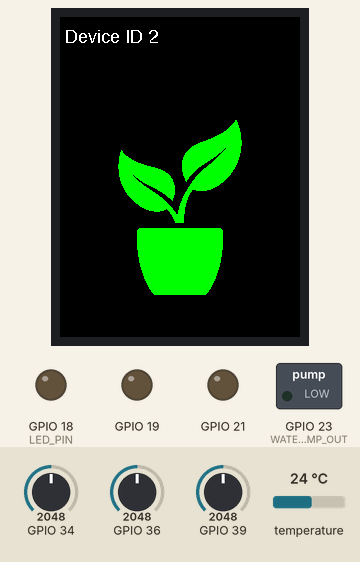
A program run on a simulated ESP32. Shown: 240×320 colour display, switched loads named in the program (green lamp = pin HIGH), output pins drawn as LEDs (lit = HIGH). The inputs (shaded band) are chosen by the test bench; at power-on: GPIO 36 = 2048, GPIO 39 = 2048, GPIO 34 = 2048, temperature 24 °C. WiFi joins after 1.5 s; servers stay silent unless stated; network time is answered at once with the bench clock; the local clock reads 2024-03-15 10:24:30 at power-on unless the program sets it; what the program prints to the serial monitor is not drawn.

Above: at 0.7 s.
At 5.4 s:
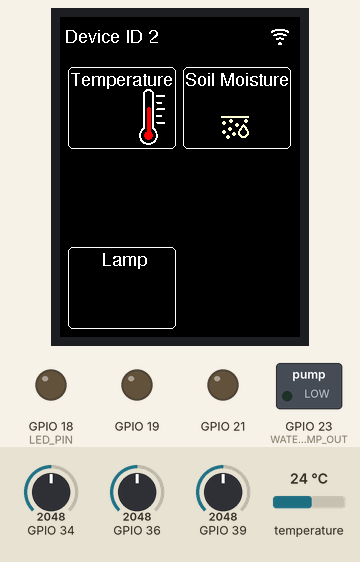
5.5 s: GPIO 36 set to 3460
8.5 s: GPIO 36 set to 3525
13.0 s: GPIO 39 set to 1390
At 22.7 s:
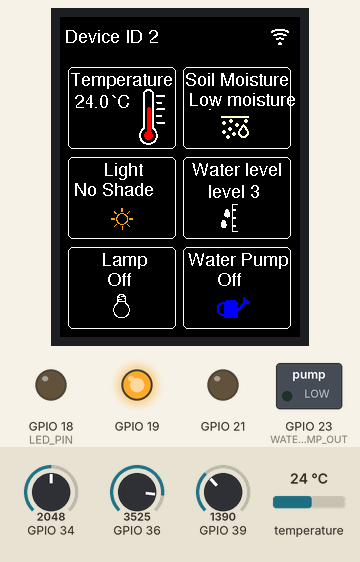
25.7 s: GPIO 39 set to 1338
At 38.5 s:
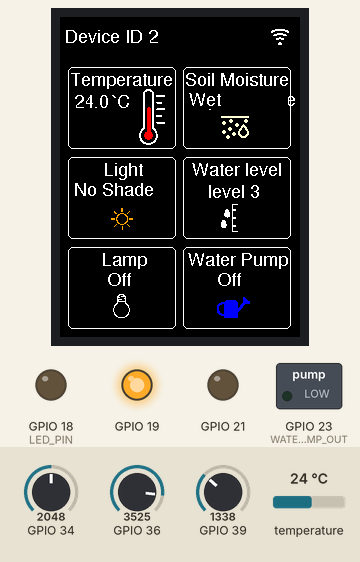
38.8 s: GPIO 39 set to 669
48.2 s: GPIO 39 set to 608
At 58.3 s:
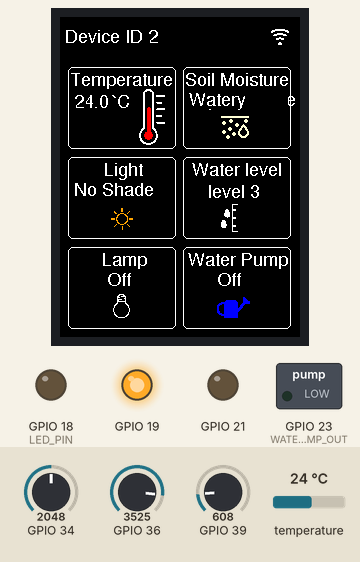
Timing chart, 0 to 59.4 s (numbered marks = the images above; inputs shaded):
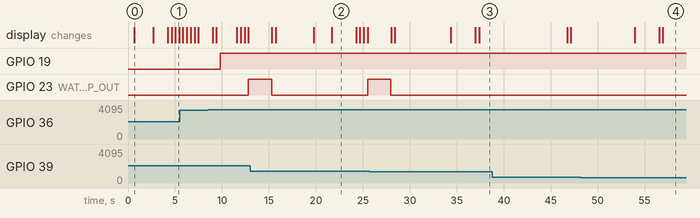

The program:

main.cpp
```cpp
#include <Arduino.h>
#include <OneWire.h>
#include <DallasTemperature.h>
#include <SD.h>

#include <NTPClient.h>
#include <WiFiUdp.h>

#if defined(ESP32)
#include <WiFi.h>
#include <FirebaseESP32.h>
#elif defined(ESP8266)
#include <ESP8266WiFi.h>
#include <FirebaseESP8266.h>
#endif

// Display
#include <Adafruit_GFX.h>
#include <MCUFRIEND_kbv.h>

const int TS_LEFT = 760, TS_RT = 135, TS_TOP = 180, TS_BOT = 910;
#define BLACK 0x0000
#define BLUE 0x001F
#define RED 0xF800
#define GREEN 0x07E0
#define CYAN 0x07FF
#define MAGENTA 0xF81F
#define YELLOW 0xFFE0
#define WHITE 0xFFFF
#define NAVY 0x000F
#define DARKGREEN 0x03E0
#define PURPLE 0x780F

const String DEVICE_ID = "2";
// Input pins
const int WATER_LEVEL_SENSOR_IN = 34; // Water level sensor on GPIO34
const int SOIL_MOIST_SENSOR_IN = 39;  // Soil moisture sensor on GPIO39 (SN)
const char LDR_SENSOR_IN = 36;		  // LDR sensor on GPIO36 (SP)
const int TEMP_SENSOR_IN = 22;		  // Temperature sensor on GPIO22
// Output pins
const int LED1_OUT = 18;
const int LED2_OUT = 19;
const int MOTOR_OUT = 21;

const long utcOffsetInSeconds = 19800;

// Define NTP Client to get time
WiFiUDP ntpUDP;
NTPClient timeClient(ntpUDP, "pool.ntp.org");

OneWire oneWire(TEMP_SENSOR_IN);		// setup a oneWire instance
DallasTemperature tempSensor(&oneWire); // pass oneWire to DallasTemperature library

extern String soilMoistureRead(int);
extern String waterLevelRead(int);
extern float temperatureRead(DallasTemperature tempSensor);
extern int LDRRead(int);
String getDateTime();
String getTime();
void connectWiFi();
extern void sendData();
extern void tftInit(String);
extern void showMsgXY(int, int, int, const char *, int);
// void showMsgXY(int, int, int, const GFXfont *, const char *, int);
extern void drawBitmap(int16_t, int16_t,const uint8_t *, int16_t, int16_t, uint16_t);
extern void clearScreen();
extern void drawBoxes();
extern void motorBox();
extern void lightBox();
extern void watering(String, String);

// Graphics
extern uint8_t wifiGraphic[];
extern uint8_t noWifiGraphic[];

String soilMoistVal = "";
String waterLevelVal = "";
char lightIntensityVal;
float temperatureVal = 0;
String timeString = "";
String dateString = "";

// Provide the token generation process info.
#include <addons/TokenHelper.h>

// Provide the RTDB payload printing info and other helper functions.
#include <addons/RTDBHelper.h>

/* 1. Define the WiFi credentials */
// #define WIFI_SSID "Dialog 4G 517"
// #define WIFI_PASSWORD "576E5Fc3"
// #define WIFI_SSID "Redmi Note 7"
// #define WIFI_PASSWORD "Anush123ga"
#define WIFI_SSID "Dialog_4G_336"
#define WIFI_PASSWORD "56483cdD"
// #define WIFI_SSID "Eng-Student"
// #define WIFI_PASSWORD "3nG5tuDt"

// For the following credentials, see examples/Authentications/SignInAsUser/EmailPassword/EmailPassword.ino

/* 2. Define the API Key */
#define API_KEY "qSErU9t9a7O8Tj2vTJWPdatLBlbFJ58c7twgkIuh"

/* 3. Define the RTDB URL */
#define DATABASE_URL "smart-planting-system-b7c5e-default-rtdb.asia-southeast1.firebasedatabase.app" //<databaseName>.firebaseio.com or <databaseName>.<region>.firebasedatabase.app

// Define Firebase Data object
FirebaseData fbdo;

FirebaseAuth auth;
FirebaseConfig config;

void setup()
{
	Serial.begin(9600); // open serial port, set the baud rate as 9600 bps

	tftInit(DEVICE_ID);

	tempSensor.begin(); // initialize the temperature sensor
	delay(2000);

	// Power for temperature sensor
	pinMode(19, OUTPUT);
	pinMode(18, OUTPUT);
	pinMode(21, OUTPUT);
	pinMode(23, OUTPUT);

	connectWiFi();

	// Serial.printf("Firebase Client v%s\n\n", FIREBASE_CLIENT_VERSION);

	/* Assign the api key (required) */
	config.api_key = API_KEY;

	config.database_url = DATABASE_URL;

	Firebase.begin(DATABASE_URL, API_KEY);

	// Comment or pass false value when WiFi reconnection will control by your code or third party library
	// Firebase.reconnectWiFi(true);

	Firebase.setDoubleDigits(2);
	timeClient.begin();
	timeClient.setTimeOffset(utcOffsetInSeconds);
	clearScreen();
}

void loop()
{
	// digitalWrite(18, HIGH);	// LED
	// delay(1000);
	// digitalWrite(18, LOW);
	// digitalWrite(23, HIGH);	// motor
	// delay(1000);
	// digitalWrite(23, LOW);
	drawBoxes();
	sendData();
}

String getDateTime()
{
	timeClient.update();
	time_t epochTime = timeClient.getEpochTime();
	struct tm *ptm = gmtime((time_t *)&epochTime);
	int monthDay = ptm->tm_mday;
	int currentMonth = ptm->tm_mon + 1;
	int currentYear = ptm->tm_year + 1900;

	String dash = "-";
	dateString = String(monthDay);
	dateString.concat(dash);
	dateString.concat(currentMonth);
	dateString.concat(dash);
	dateString.concat(currentYear);

	timeString = timeClient.getFormattedTime();

	String space = " ";
	dateString.concat(space);
	dateString.concat(timeString);

	return dateString;
}
String getTime()
{
	timeClient.update();
	timeString = timeClient.getFormattedTime();
	return timeString;
}

void connectWiFi() {
	drawBitmap(210, 10, wifiGraphic, 20, 18, BLACK);
	drawBitmap(210, 10, noWifiGraphic, 20, 18, WHITE);
	WiFi.begin(WIFI_SSID, WIFI_PASSWORD);
	while (WiFi.status() != WL_CONNECTED)
	{
		delay(300);
	}
	drawBitmap(210, 10, noWifiGraphic, 20, 18, BLACK);
	drawBitmap(210, 10, wifiGraphic, 20, 18, WHITE);

	// Serial.print("Connected with IP: ");
	// Serial.println(WiFi.localIP());
}

String stringAdd(String str1, const char* char1) {
	String str2 = char1;
	str1.concat(str2);
	return str1;
}

void sendData() {
	// Get date and time from NTP server
	Serial.println(getDateTime());

	// Take reading from LDR
	lightIntensityVal = LDRRead(LDR_SENSOR_IN);
	Serial.println(lightIntensityVal);
	delay(10);

	// Take reading from soil moisture sensor
	soilMoistVal = soilMoistureRead(SOIL_MOIST_SENSOR_IN);
	Serial.println(soilMoistVal);
	delay(10);

	// Take readings from water level depth sensor
	waterLevelVal = waterLevelRead(WATER_LEVEL_SENSOR_IN);
	Serial.println(waterLevelVal);
	delay(10);

	// Take readings from temperature sensor
	temperatureVal = temperatureRead(tempSensor);
	Serial.print(temperatureVal);
	Serial.println("°C");
	delay(10);

	String path = "/plants/";
	path.concat(DEVICE_ID);

	watering(soilMoistVal, waterLevelVal);

	if (Firebase.ready())
	{
		Firebase.setString(fbdo, stringAdd(path, "/DateTime"), getDateTime());
		Firebase.setString(fbdo, stringAdd(path, "/SoilMoisture"), soilMoistVal);
		Firebase.setString(fbdo, stringAdd(path, "/WaterLevel"), waterLevelVal);
		Firebase.setString(fbdo, stringAdd(path, "/LightIntensity"), String(lightIntensityVal));
		Firebase.setFloat(fbdo, stringAdd(path, "/Temperature"), temperatureVal);

		// Serial.print("Soil moisture- ");
		// Serial.println(soilMoistVal);

		// Serial.println();
		Serial.println("------------------");
		Serial.println();
	}

	delay(500);
}
```

lamp.cpp
```cpp
#include "Arduino.h"
#include <NTPClient.h>
#include <WiFiUdp.h>

// Define NTP Client to get time
WiFiUDP ntpUDP2;
NTPClient timeClient2(ntpUDP2, "pool.ntp.org");

extern void lampOn();
extern void lampOff();

int LED_PIN = 18;

int getNowHour()
{
	timeClient2.update();
	int hour = timeClient2.getHours();
	return hour;
}
void turnOffLamp() {
    digitalWrite(LED_PIN, LOW);
    lampOff();
}

void turnOnLamp() {
    int hour = getNowHour();
    Serial.println(hour);
    if(hour < 7 || hour > 17) {
        digitalWrite(LED_PIN, HIGH);
        lampOn();
    }
    else {
        turnOffLamp();
    }
}
```

ldrRead.cpp
```cpp
#include "Arduino.h"

extern void turnOnLamp();
extern void turnOffLamp();
extern void lightLvlDisplay(char);

char LDRRead(int sensor)
{
    int val = 0;
    // delay(300);
    val = analogRead(sensor);
    Serial.print("LDR read: "); // print the value to serial port

    if(val >= 3500) {
        turnOffLamp();
        lightLvlDisplay('N');
        return 'N';
    }
    else if(val >= 1500) {
        turnOffLamp();
        lightLvlDisplay('S');
        return 'S';
    }
    else {
        turnOnLamp();
        lightLvlDisplay('F');
        return 'F';
    }
}

// value_1 = 3400
// value_2 = 2500

// Full shade > 3400
// 3400 > Semi Shade > 1500
// 1500 > No Shade
```

soilMoistureSensorRead.cpp
```cpp
#include <Arduino.h>

extern void soilMoistDisplay(String);

String soilMoistureRead(int sensor)
{
    int val = 0;
    delay(1000);
    val = analogRead(sensor);
    for (int i = 0; i < 10; i++) {
        val += analogRead(sensor);
        delay(50);
    }

    Serial.print("Soil moisture read: "); // print the value to serial port

    val = val/10;

    if(val >= 1850) {
        soilMoistDisplay("D");
        return "D";
    }
    else if(val >= 1500) {
        soilMoistDisplay("M");
        return "M";
    }
    else if(val >= 700) {
        soilMoistDisplay("We");
        return "We";
    }
    else {
        soilMoistDisplay("Wa");
        return "Wa";
    }
}

// value_1 = 3100   Air
// value_2 = 2600
// value_3 = 2200   Water

// Dry > 1900
// 1900 > Moist > 1500
// 1500 > Wet > 700
// 700 > Water 
```

temperatureSensorRead.cpp
```cpp
#include <OneWire.h>
#include <DallasTemperature.h>

float tempCelsius;	  // temperature in Celsius
float tempFahrenheit; // temperature in Fahrenheit

extern void showTemperature(float);

float temperatureRead(DallasTemperature tempSensor)
{
	// Initialize temperature probe by write high to GPIO16
	digitalWrite(19, HIGH);
	delay(1000);

	tempSensor.requestTemperatures();			 // send the command to get temperatures
	tempCelsius = tempSensor.getTempCByIndex(0); // read temperature in Celsius

	while(tempCelsius < -100) {
		// error in connection
		Serial.println("Temperature error");
		delay(500);
		tempCelsius = tempSensor.getTempCByIndex(0); // read temperature in Celsius
	}

	tempFahrenheit = tempCelsius * 9 / 5 + 32;	 // convert Celsius to Fahrenheit

	Serial.print("Temperature: ");
	// Serial.print(tempCelsius); // print the temperature in Celsius
	// Serial.print("°C");

	digitalWrite(16, LOW);
	showTemperature(tempCelsius);

	return tempCelsius;
}
```

waterLevelSensorRead.cpp
```cpp
#include <Arduino.h>

extern void showWaterLvl(String);

String waterLevelRead(int sensor_pin)
{
	int val = 0;
	String result = "";

    val = analogRead(sensor_pin);

	if(val > 1250) result = "level 3";
	else if(val > 1100) result = "level 2";
	else if(val > 900) result = "level 1";
	else result = "level 0";

	// result = "level ";

	Serial.print("Water level: ");
	Serial.print(val);
	Serial.print(" ");
	Serial.println(result);
	showWaterLvl(result);
	// Serial.print("  ");
	return result;
}

// >1250 => level 3    -------- OK
// 1250-1100 => level 2  -------- OK
// 1100-900 => level 1  -------- Low water warning
// <900 => level 0     -------- Do not turn on pump!!

// no water: <900
// little water: 1100 < x < 900
// half water: 1100 < x < 1250
// full water: 1250
```

watering.cpp
```cpp
#include <Arduino.h>

int WATER_PUMP_OUT = 23;

extern void pumpOn();
extern void pumpOff();

void watering(String soilMoist, String waterLvl) {
    if(soilMoist.equals("D") || soilMoist.equals("M")) {
        if(waterLvl.equals("level 3")) {
            Serial.println("-----Water pump-----");
            pumpOn();
            digitalWrite(WATER_PUMP_OUT, HIGH);
            delay(2500);
            digitalWrite(WATER_PUMP_OUT, LOW);
            pumpOff();
        }
        else if(waterLvl.equals("level 2")) {
            Serial.println("-----Water pump-----");
            pumpOn();
            digitalWrite(WATER_PUMP_OUT, HIGH);
            delay(2500);
            digitalWrite(WATER_PUMP_OUT, LOW);
            pumpOff();
        }
        else if(waterLvl.equals("level 1")) {
            digitalWrite(WATER_PUMP_OUT, LOW);
            pumpOff();
        }
        else {
            digitalWrite(WATER_PUMP_OUT, LOW);
            pumpOff();
        }
    }
    else {
        digitalWrite(WATER_PUMP_OUT, LOW);
        pumpOff();
    }
}
```

LCD.cpp
```cpp
// Display
#include <Adafruit_GFX.h>
#include <MCUFRIEND_kbv.h>
#include <Fonts/FreeSans9pt7b.h>
#include <OneWire.h>
#include <DallasTemperature.h>
#include <Arduino.h>

MCUFRIEND_kbv tft;

const int TS_LEFT = 760, TS_RT = 135, TS_TOP = 180, TS_BOT = 910;
#define BLACK 0x0000
#define BLUE 0x001F
#define RED 0xF800
#define GREEN 0x07E0
#define CYAN 0x07FF
#define MAGENTA 0xF81F
#define YELLOW 0xFFE0
#define WHITE 0xFFFF
#define NAVY 0x000F
#define DARKGREEN 0x03E0
#define PURPLE 0x780F
// #define BROWN 0xC530
#define BROWN 0xFFFA


extern uint8_t logoGraphic[];
extern uint8_t tempOuter[];
extern uint8_t lampOnGraphic[];
extern uint8_t lampOffGraphic[];
extern uint8_t soil[];
extern uint8_t waterPumpOn[];
extern uint8_t waterPumpOff[];
extern uint8_t level[];
extern uint8_t sunHigh[];
extern uint8_t sunLow[];

extern float getTemperature(DallasTemperature);
extern char LDRRead(int);
extern String soilMoistureRead(int);
extern String waterLevelRead(int);

// void showMsgXY(int x, int y, int sz, const GFXfont *f, const char *msg, int color) {
void showMsgXY(int x, int y, int sz, const char *msg, int color)
{
  int16_t x1, y1;
  uint16_t wid, ht;
  // tft.drawFastHLine(0, y, tft.width(), WHITE);
  tft.setFont(&FreeSans9pt7b);
  tft.setCursor(x, y);
  tft.setTextColor(color);
  tft.setTextSize(sz);
  tft.print(msg);
  delay(400);
}
void drawBitmap(int16_t x, int16_t y, const uint8_t *bitmap, int16_t w, int16_t h, uint16_t color)
{

  int16_t i, j, byteWidth = (w + 7) / 8;
  uint8_t byte;

  for (j = 0; j < h; j++)
  {
    for (i = 0; i < w; i++)
    {
      if (i & 7)
        byte <<= 1;
      else
        byte = pgm_read_byte(bitmap + j * byteWidth + i / 8);
      if (byte & 0x80)
        tft.drawPixel(x + i, y + j, color);
    }
  }
}

void tftInit(String DEVICE_ID)
{
  uint16_t ID = tft.readID();
  Serial.print("TFT ID = 0x");
  Serial.println(ID, HEX);

  tft.reset();

  if (ID == 0xD3D3)
    ID = 0x9486; // write-only shield
  tft.begin(ID);
  tft.setRotation(0); // Vertical
  // tft.invertDisplay(1);

  tft.fillScreen(BLACK);
  String myId = "Device ID ";
  myId.concat(DEVICE_ID);
  showMsgXY(5, 25, 1, myId.c_str(), WHITE);
  drawBitmap(58, 100, logoGraphic, 124, 180, GREEN);
}

void highLight() {
  tft.fillRect(47, 187, 30, 30, BLACK);
  drawBitmap(47, 187, sunHigh, 30, 30, RED);
}
void lowLight() {
  tft.fillRect(47, 187, 30, 30, BLACK);
  drawBitmap(47, 187, sunLow, 30, 30, TFT_ORANGE);
}

void temperatureBox() {
  tft.drawRoundRect(8, 50, 108, 82, 5, WHITE);
  showMsgXY(10, 68, 1, "Temperature", WHITE);
  // draw temperature icon
  drawBitmap(78, 72, tempOuter, 28, 56, WHITE);
  tft.fillCircle(88, 118, 4, RED);
  tft.fillRoundRect(87, 90, 4, 30, 2, RED);
}
void soilMoistBox() {
  tft.drawRoundRect(123, 50, 108, 82, 5, WHITE);
  showMsgXY(125, 68, 1, "Soil Moisture", WHITE);
  drawBitmap(160, 93, soil, 30, 30, BROWN);
}
void LDRBox() {
  tft.drawRoundRect(8, 140, 108, 82, 5, WHITE);
  showMsgXY(44, 158, 1, "Light", WHITE);
}
void waterLvlBox() {
  tft.drawRoundRect(123, 140, 108, 82, 5, WHITE);
  showMsgXY(132, 158, 1, "Water level", WHITE);
  drawBitmap(160, 186, level, 20, 30, WHITE);
}
void lightBox() {
  tft.drawRoundRect(8, 230, 108, 82, 5, WHITE);
  showMsgXY(42, 248, 1, "Lamp", WHITE);

}
void motorBox() {
  tft.drawRoundRect(123, 230, 108, 82, 5, WHITE);
  showMsgXY(128, 248, 1, "Water Pump", WHITE);
}

void drawBoxes()
{
  temperatureBox();
  soilMoistBox();
  lightBox();
  LDRBox();
  waterLvlBox();
  motorBox();
  // showValues(tempSensor, waterSensor);
}

void clearScreen() {
  tft.fillRect(0, 40, 240, 280, BLACK);
}

void lampOn() {
  tft.fillRect(46, 253, 38, 19, BLACK);
  showMsgXY(47, 268, 1, "On", WHITE);
  tft.fillRect(44, 275, 35, 35, BLACK);
  drawBitmap(44, 275, lampOnGraphic, 35, 35, YELLOW);
}
void lampOff() {
  tft.fillRect(46, 253, 38, 19, BLACK);
  showMsgXY(47, 268, 1, "Off", WHITE);
  tft.fillRect(44, 275, 35, 35, BLACK);
  drawBitmap(44, 275, lampOffGraphic, 35, 35, WHITE);
}

void pumpOn() {
  tft.fillRect(156, 253, 40, 19, BLACK);
  showMsgXY(157, 268, 1, "On", WHITE);
  tft.fillRect(156, 273, 35, 35, BLACK);
  drawBitmap(156, 273, waterPumpOn, 35, 35, BLUE);
}
void pumpOff() {
  tft.fillRect(156, 253, 40, 19, BLACK);
  showMsgXY(157, 268, 1, "Off", WHITE);
  tft.fillRect(156, 273, 35, 35, BLACK);
  drawBitmap(156, 273, waterPumpOff, 35, 35, BLUE);
}

void lightLvlDisplay(char ldrSensorVal) {
  // Light
  tft.fillRect(13, 164, 100, 19, BLACK);
  if(ldrSensorVal == 'F') {
    showMsgXY(14, 180, 1, "Full Shade", WHITE);
    highLight();
  }
  else if(ldrSensorVal == 'S') {
    showMsgXY(14, 178, 1, "Semi Shade", WHITE);
    lowLight();
  }
  else {
    showMsgXY(14, 178, 1, "No Shade", WHITE);
    lowLight();
  }
}

void soilMoistDisplay(String soilVal) {
    // soil moisture
  tft.fillRect(128, 73, 100, 19, BLACK);
  if(soilVal.equals("D")) {
    showMsgXY(129, 88, 1, "Dry Soil", WHITE);
  }
  else if(soilVal.equals("M")) {
    showMsgXY(129, 88, 1, "Low moisture", WHITE);
  }
  else if(soilVal.equals("We")) {
    showMsgXY(129, 88, 1, "Wet", WHITE);
  }
  else {
    showMsgXY(129, 88, 1, "Watery", WHITE);
  }
}

void showTemperature(float tempVal) {
  // Temperature
  char str[6];
  dtostrf(tempVal, 2, 1, str);
  tft.fillRect(13, 74, 38, 19, BLACK);
  showMsgXY(52, 90, 1, "`C", WHITE);
  showMsgXY(14, 90, 1, str, WHITE);
}

void showWaterLvl(String waterLvlVal) {
  // Water level
  tft.fillRect(128, 164, 100, 20, BLACK);
  showMsgXY(148, 180, 1, waterLvlVal.c_str(), WHITE);
}
```

Source omitted: graphics.c (20414 bytes)

Measured:
- the behaviour switches between 1364 and 1363 on GPIO 39 (found by bisection; images 2 and 3)
- the behaviour switches between 637 and 636 on GPIO 39 (found by bisection; images 3 and 4)
- after the input at 13.0 s, the display: first differs from a run without the input after 8.7 s (image 2)
- after the input at 25.7 s, GPIO 23 (WATER_PUMP_OUT): goes on until 28.0 s, then stays LOW; the display: first differs from a run without the input after 8.7 s (image 3)
- after the input at 48.2 s, the display: changes after 5.8 s (image 4)
- what the display in image 0 shows lasts 2.0 s, from 0.7 s to 2.7 s
- what the display in image 1 shows lasts 0.4 s, from 5.1 s to 5.5 s
